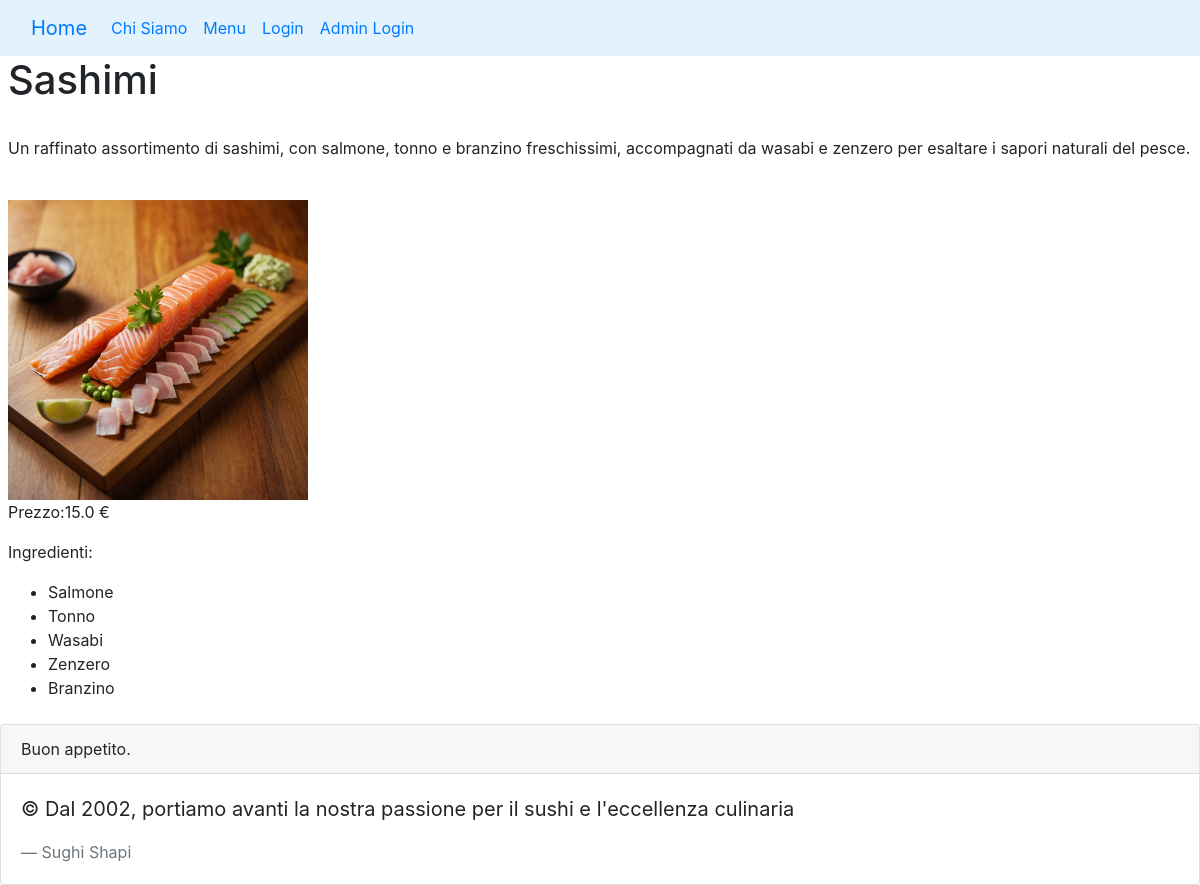
/menu/detail_dish/2, run on the app's committed database.
### menu/models.py (models this page shows, shortened)
class Dish(models.Model):
    name = models.CharField(max_length=100, unique=True, error_messages={
            'unique': "Nome già esistente!!! Non è possibile avere due piatti con lo stesso nome.",
        })
    description = models.TextField()
    price = models.FloatField(blank=False, validators=[MinValueValidator(0.01)])
    ingredients = models.ManyToManyField(Ingredient, related_name='dishes')
    profit = models.FloatField(blank=False, validators=[MinValueValidator(0.01)])
    image = models.ImageField(upload_to='dish_images/', blank=True, null=True)

class Ingredient(models.Model):
    name = models.CharField(max_length=100, unique=True, error_messages={
            'unique': "Nome già esistente!!! Non è possibile avere due ingreidenti con lo stesso nome.",
        })
    def __str__(self):
        return self.name

### menu/views.py (the view, shortened to what this page needs)
# urls.py: path('detail_dish/<pk>', DishDetailView.as_view(), name='dish_detail'),
class DishDetailView(DetailView):
    model = Dish
    template_name = 'menu/dish_detail.html'
    context_object_name = 'dish'
    def get_context_data(self, **kwargs):
        context = super().get_context_data(**kwargs)
        context['form'] = AddDishForm()
        return context

### menu/templates/menu/dish_detail.html (shortened to what this page needs)
{% extends 'base.html' %}
{% block content %}
    <h1>{{ dish.name }}</h1>
    <br>
    <p>{{ dish.description }}</p>
    <br>
    {% if dish.image %}
        <img src="{{ dish.image.url }}" alt="{{ dish.name }}" width="300" height="300">
    {% else %}
        <p>Nessuna immagine disponibile.</p>
    {% endif %}
    <br>
    <p>Prezzo:{{ dish.price }} €</p>
    <p>Ingredienti:</p>
    <ul>
        {% for ingredient in dish.ingredients.all %}
            <li>{{ ingredient }}</li>
        {% endfor %}
    </ul>
{% endblock %}

### templates/base.html (shortened to what this page needs)
<!DOCTYPE html>
<html lang="it">
<head>
    {% load static %}
    <link href="https://stackpath.bootstrapcdn.com/bootstrap/4.5.2/css/bootstrap.min.css" rel="stylesheet">
</head>
<body>
    <nav class="navbar navbar-expand-lg" style="background-color: #e3f2fd;">
        <div class="container-fluid">
            <a class="navbar-brand" href="{% url 'restaurant:homepage' %}">Home</a>
            <div class="collapse navbar-collapse" id="navbarNav">
            <ul class="navbar-nav">
                <li class="nav-item">
                    <a class="nav-link active" aria-current="page" href="{% url 'restaurant:about_us' %}">Chi Siamo</a>
                </li>
                <li class="nav-item">
                    <a class="nav-link" href="{% url 'menu:menu' %}">Menu</a>
                </li>
                {% if user.is_authenticated %}
                    {% if "Tavolo" in user.groups.all.0.name %}
                    <li class="nav-item">
                        <a class="nav-link active" aria-current="page"  href="{% url 'orders:current_order_detail' %}">Ordine Corrente</a>
                    </li>
                    <li class="nav-item">
                        <a class="nav-link" href="{% url 'tables:my_table' %}">Il Mio Tavolo</a>
                    </li>
                    {% endif %}
                    {%if "Chef" in user.groups.all.0.name %}
                    <li class="nav-item">
                        <a class="nav-link" href="{% url 'tables:table_list' %}">Lista Tavoli</a>
                    </li>
                    <li class="nav-item">
                        <a class="nav-link" href="{% url 'menu:ingredient_list' %}">Lista Ingredienti</a>
                    </li>
                    <li class="nav-item">
                        <a class="nav-link" href="{% url 'register' %}">Registrazione Tavolo</a>
                    </li>
                    <li class="nav-item">
                        <a class="nav-link" href="{% url 'restaurant:edit_restaurant_info'%}">Modifica homepage</a>
                    </li>
                    <li class="nav-item">
                        <a class="nav-link" href="{% url 'restaurant:edit_contact_info'%}">Modifica About Us</a>
                    </li>
                    {% endif %}
                    {% if user.is_staff %}
                    <li class="nav-item">
                        <a class="nav-link" href="{% url 'register_chef' %}">Registrazione Chef</a></li>
                    </li>
                    {% endif %}
                    <li class="nav-item">
                        <form method="POST" action="{% url 'logout' %}">
                            {% csrf_token %}
                        <button type="submit" class="btn btn-link">Logout</button>
                        </form>
                    </li>
                {% else %}
                <li class="nav-item">
                    <a class="nav-link" href="{% url 'login' %}">Login</a></li>
                <li class="nav-item">
                    <a class="nav-link"  href="/admin/" >Admin Login</a>
                </li>
                {% endif %}
                </ul>
              </div>
            </div>
          </nav>
    <div class="ml-2">
        {% block content %} {% endblock %}
    </div>
        <div class="card mt-4">
            <div class="card-header">
              Buon appetito.
            </div>
            <div class="card-body">
              <blockquote class="blockquote mb-0">
                <p>&copy; Dal 2002, portiamo avanti la nostra passione per il sushi e l'eccellenza culinaria</p>
                <footer class="blockquote-footer">Sughi Shapi <cite title="Source Title"></cite></footer>
              </blockquote>
            </div>
          </div>
</body>
</html>

### data on the page
Dish: name "Sashimi", description "Un raffinato assortimento di sashimi, con salmone, tonno e branzino freschissimi, accompagnati da wasabi e zenzero per esaltare i sapori naturali del pesce.", image (picture), price "15.0"
Ingredient: name "Salmone"
Ingredient: name "Tonno"
Ingredient: name "Wasabi"
Ingredient: name "Zenzero"
Ingredient: name "Branzino"
